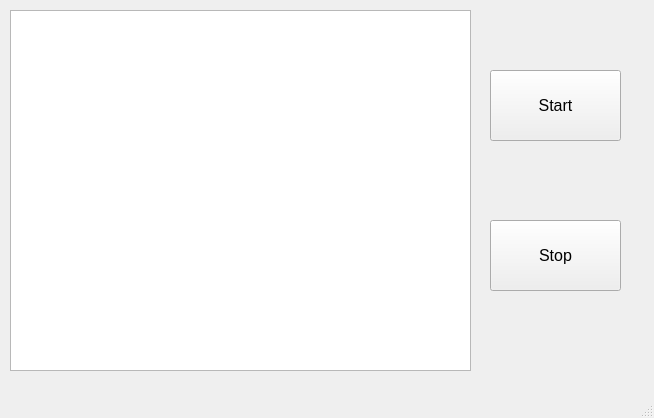
<?xml version="1.0" encoding="UTF-8"?>
<ui version="4.0">
 <class>apdMonitor</class>
 <widget class="QMainWindow" name="apdMonitor">
  <property name="geometry">
   <rect>
    <x>0</x>
    <y>0</y>
    <width>654</width>
    <height>418</height>
   </rect>
  </property>
  <property name="windowTitle">
   <string>MainWindow</string>
  </property>
  <widget class="QWidget" name="centralwidget">
   <widget class="QGraphicsView" name="apd_graph">
    <property name="geometry">
     <rect>
      <x>10</x>
      <y>10</y>
      <width>461</width>
      <height>361</height>
     </rect>
    </property>
   </widget>
   <widget class="QPushButton" name="start">
    <property name="geometry">
     <rect>
      <x>490</x>
      <y>70</y>
      <width>131</width>
      <height>71</height>
     </rect>
    </property>
    <property name="font">
     <font>
      <pointsize>12</pointsize>
     </font>
    </property>
    <property name="text">
     <string>Start</string>
    </property>
   </widget>
   <widget class="QPushButton" name="stop">
    <property name="geometry">
     <rect>
      <x>490</x>
      <y>220</y>
      <width>131</width>
      <height>71</height>
     </rect>
    </property>
    <property name="font">
     <font>
      <pointsize>12</pointsize>
     </font>
    </property>
    <property name="text">
     <string>Stop</string>
    </property>
   </widget>
  </widget>
  <widget class="QMenuBar" name="menubar">
   <property name="geometry">
    <rect>
     <x>0</x>
     <y>0</y>
     <width>654</width>
     <height>21</height>
    </rect>
   </property>
  </widget>
  <widget class="QStatusBar" name="statusbar"/>
 </widget>
 <resources/>
 <connections/>
</ui>
